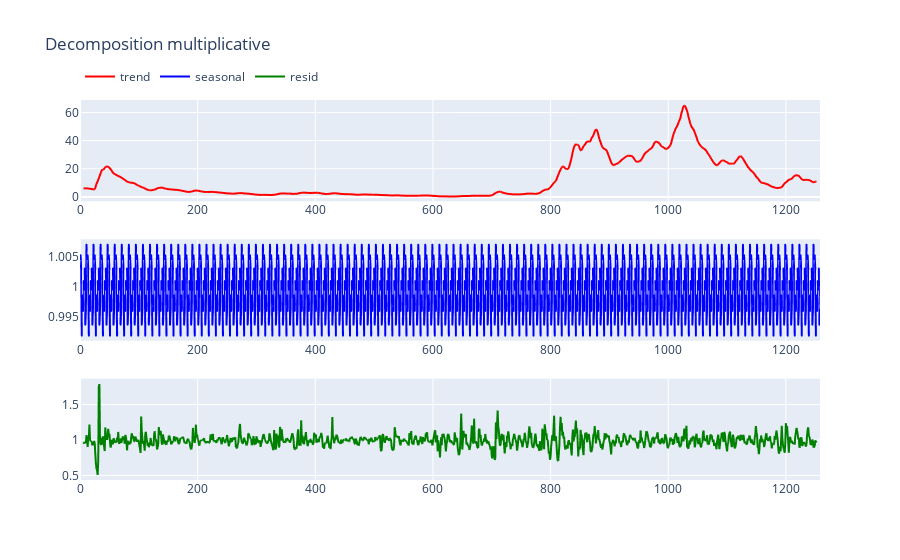
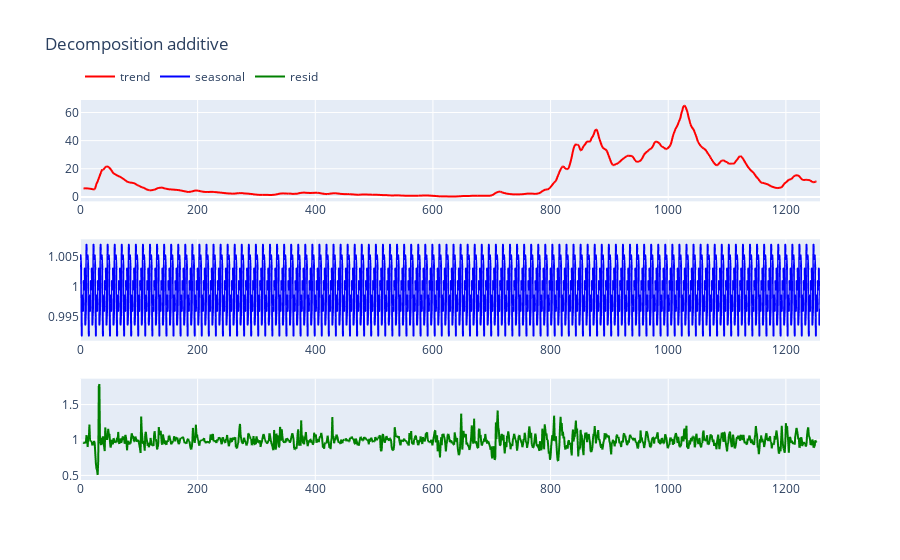

These figures' notebook cell, in order:
### Markdown cell above
# 3. Decomposition
For a continuous time series $F_{t}$ over a discrete-time period **t**, we can proceed in breaking down the series as an **addive function**: $F_{t}$ = $d_t$ + $s_t$ + $r_t$ or **multiplicative**: $F_{t}$ = $d_t$ * $s_t$ * $r_t$, where $d_{t}$ is a trend component, $s_{t}$ is a seasonal (periodic) component, and $r_{t}$ is a residual component. 

Given that those , the decomposition of a time series is the process by which we isolate all those single elements: trend, seasonality, and residual (after removing the trend and seasonality from the series). This technique serves to disentangle the time series for a more comprehensive analysis, most importantly facilitate the forecasting process.

* Detrend
* Deseasonalize a Time Series
* Test for seasonality of a Time Series

### Code cell
from plotly.subplots import make_subplots
def decomposition(data=df["Price"], prd=12, 
                  models = ['multiplicative','additive']):
    
    ''' Determine the suitable combination of base level, trend, seasonal index and the residual term.
    '''
    
    for mod in models:
        decomp_func = seasonal_decompose(data, model = 'multiplicative', period=prd)
        #fig = make_subplots(rows=3, cols=1)
        figures = [
            px.line(decomp_func.trend, color_discrete_map={'trend':'red'}), 
            px.line(decomp_func.seasonal, color_discrete_map={'seasonal':'blue'}),
            px.line(decomp_func.resid, color_discrete_map={'resid':'green'})
        ]
        components = ['Trend', 'Seasonality','Error']
        fig = make_subplots(rows=len(figures), cols=1) 

        for i, figure in enumerate(figures):
            for trace in range(len(figure["data"])):
                fig.append_trace(figure["data"][trace], row=i+1, col=1)

        fig.update_layout(title="Decomposition "+mod, 
                          height=600,
                         legend=dict(orientation="h",
                                     yanchor="top", y=1.1,
                                     xanchor="left", x=0)
                         )
        fig.show()

decomposition()

### Figure 1 — Plotly figure (JSON) as saved in the notebook; plotly's stock layout.template omitted (floating-point values rounded to 4 significant figures; data arrays with more than 128 entries replaced by an {"elided": "..."} marker saying what was removed)
{"data": [{"hovertemplate": "variable=trend<br>index=%{x}<br>value=%{y}<extra></extra>", "legendgroup": "trend", "line": {"color": "red", "dash": "solid"}, "marker": {"symbol": "circle"}, "mode": "lines", "name": "trend", "showlegend": true, "type": "scattergl", "x": {"elided": "1259 int values"}, "xaxis": "x", "y": {"elided": "1259 float values"}, "yaxis": "y"}, {"hovertemplate": "variable=seasonal<br>index=%{x}<br>value=%{y}<extra></extra>", "legendgroup": "seasonal", "line": {"color": "blue", "dash": "solid"}, "marker": {"symbol": "circle"}, "mode": "lines", "name": "seasonal", "showlegend": true, "type": "scattergl", "x": {"elided": "1259 int values"}, "xaxis": "x2", "y": {"elided": "1259 float values"}, "yaxis": "y2"}, {"hovertemplate": "variable=resid<br>index=%{x}<br>value=%{y}<extra></extra>", "legendgroup": "resid", "line": {"color": "green", "dash": "solid"}, "marker": {"symbol": "circle"}, "mode": "lines", "name": "resid", "showlegend": true, "type": "scattergl", "x": {"elided": "1259 int values"}, "xaxis": "x3", "y": {"elided": "1259 float values"}, "yaxis": "y3"}], "layout": {"autosize": true, "legend": {"orientation": "h", "x": 0, "xanchor": "left", "y": 1.1, "yanchor": "top"}, "title": {"text": "Decomposition multiplicative"}, "xaxis": {"anchor": "y", "autorange": true, "domain": [0, 1], "range": [0, 1258], "type": "linear"}, "xaxis2": {"anchor": "y2", "autorange": true, "domain": [0, 1], "range": [0, 1258], "type": "linear"}, "xaxis3": {"anchor": "y3", "autorange": true, "domain": [0, 1], "range": [0, 1258], "type": "linear"}, "yaxis": {"anchor": "x", "autorange": true, "domain": [0.7333, 1], "range": [-3.157, 68.91], "type": "linear"}, "yaxis2": {"anchor": "x2", "autorange": true, "domain": [0.3667, 0.6333], "range": [0.991, 1.008], "type": "linear"}, "yaxis3": {"anchor": "x3", "autorange": true, "domain": [0, 0.2667], "range": [0.4354, 1.866], "type": "linear"}}}

### Figure 2 — Plotly figure (JSON) as saved in the notebook; plotly's stock layout.template omitted (floating-point values rounded to 4 significant figures; data arrays with more than 128 entries replaced by an {"elided": "..."} marker saying what was removed)
{"data": [{"hovertemplate": "variable=trend<br>index=%{x}<br>value=%{y}<extra></extra>", "legendgroup": "trend", "line": {"color": "red", "dash": "solid"}, "marker": {"symbol": "circle"}, "mode": "lines", "name": "trend", "showlegend": true, "type": "scattergl", "x": {"elided": "1259 int values"}, "xaxis": "x", "y": {"elided": "1259 float values"}, "yaxis": "y"}, {"hovertemplate": "variable=seasonal<br>index=%{x}<br>value=%{y}<extra></extra>", "legendgroup": "seasonal", "line": {"color": "blue", "dash": "solid"}, "marker": {"symbol": "circle"}, "mode": "lines", "name": "seasonal", "showlegend": true, "type": "scattergl", "x": {"elided": "1259 int values"}, "xaxis": "x2", "y": {"elided": "1259 float values"}, "yaxis": "y2"}, {"hovertemplate": "variable=resid<br>index=%{x}<br>value=%{y}<extra></extra>", "legendgroup": "resid", "line": {"color": "green", "dash": "solid"}, "marker": {"symbol": "circle"}, "mode": "lines", "name": "resid", "showlegend": true, "type": "scattergl", "x": {"elided": "1259 int values"}, "xaxis": "x3", "y": {"elided": "1259 float values"}, "yaxis": "y3"}], "layout": {"autosize": true, "legend": {"orientation": "h", "x": 0, "xanchor": "left", "y": 1.1, "yanchor": "top"}, "title": {"text": "Decomposition additive"}, "xaxis": {"anchor": "y", "autorange": true, "domain": [0, 1], "range": [0, 1258], "type": "linear"}, "xaxis2": {"anchor": "y2", "autorange": true, "domain": [0, 1], "range": [0, 1258], "type": "linear"}, "xaxis3": {"anchor": "y3", "autorange": true, "domain": [0, 1], "range": [0, 1258], "type": "linear"}, "yaxis": {"anchor": "x", "autorange": true, "domain": [0.7333, 1], "range": [-3.157, 68.91], "type": "linear"}, "yaxis2": {"anchor": "x2", "autorange": true, "domain": [0.3667, 0.6333], "range": [0.991, 1.008], "type": "linear"}, "yaxis3": {"anchor": "x3", "autorange": true, "domain": [0, 0.2667], "range": [0.4354, 1.866], "type": "linear"}}}
